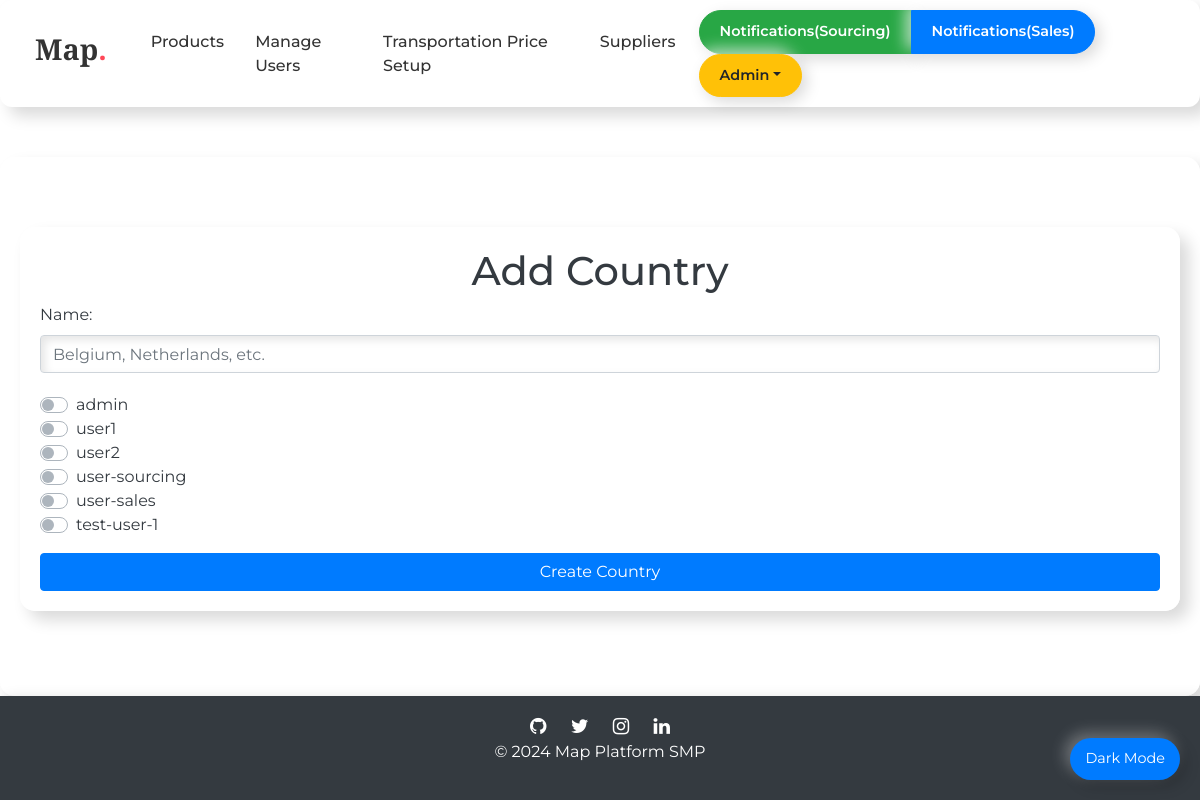
The app's page /country/create/ (signed in) with its own data.
### accounts/models.py (models this page shows, shortened)
class User(AbstractBaseUser, PermissionsMixin):
    email = models.EmailField(max_length=255, unique=True)
    username = models.CharField(max_length=25, unique=True)
    is_active = models.BooleanField(default=True)
    is_staff = models.BooleanField(default=False)
    team = models.CharField(choices=(
        ('sourcing', 'Sourcing'),
        ('sales', 'Sales'),
    ), default='sourcing', max_length=10)
    objects = UserManager()
    countries = models.ManyToManyField(Countries, related_name='users')
    USERNAME_FIELD = 'username'

### countries/views.py (the view, shortened to what this page needs)
# urls.py: path('country/create/', views.CountryCreateView.as_view(), name='country_create'),
class CountryCreateView(View):
    def get(self, request):
        if not request.user.is_authenticated:
            print("Not Logged In")
            return redirect("accounts:login")
        users = User.objects.all()
        return render(request, "countries/country/create.html", {
            "users": users,
        })

### templates/countries/country/create.html (shortened to what this page needs)
{% extends 'base.html' %}
{% block body %}
<div class="container">
    <h1 class="text-center">Add Country</h1>
    <form action="" method="post">{% csrf_token %}
        <div class="form-group">
            <label for="input_name">Name:</label>
            <input type="text" class="form-control" name="name" id="input_name" placeholder="Belgium, Netherlands, etc." required>
        </div>
        <div class="form-group">
            {% for user in users %}
            <div class="custom-control custom-switch">
                <label class="custom-control-label" for="customSwitch{{user.id}}">{{user.username}}</label>
              </div>
            {% endfor %}
        </div>
        <button class="btn btn-primary col-12" type="submit">Create Country</button>
    </form>
</div>
{% endblock body %}

### templates/base.html (shortened to what this page needs)
<!DOCTYPE html>
<html lang="en">
  {% load static %}
  <head>
    <link rel="stylesheet" href="https://cdn.jsdelivr.net/npm/bootstrap@4.5.3/dist/css/bootstrap.min.css">
    <link rel="stylesheet" href="https://cdnjs.cloudflare.com/ajax/libs/font-awesome/4.7.0/css/font-awesome.min.css">
    <link rel="stylesheet" href="https://cdnjs.cloudflare.com/ajax/libs/jsoneditor/9.10.0/jsoneditor.min.css" />
  </head>
  <body>
    <nav class="navbar navbar-expand-lg">
      <div class="container-fluid">
        <a class="navbar-brand" href="/"><h3>Map<span>.</span></h3></a>
        <div class="collapse navbar-collapse" id="navbarSupportedContent">
          <ul class="navbar-nav ml-auto">
            {% if request.user.is_superuser %}
            <li class="nav-item">
              <a class="nav-link" href="{% url 'products:list' %}">Products</a>
            </li>
            <li class="nav-item">
              <a class="nav-link" href="{% url 'accounts:list' %}">Manage Users</a>
            </li>
            <li class="nav-item">
              <a class="nav-link" href="{% url 'countries:transportation_setup' %}">Transportation Price Setup</a>
            </li>
            {% endif %}
            <li class="nav-item">
              <a class="nav-link" href="{% url 'suppliers:list' %}">Suppliers</a>
            </li>
          </ul>
          <div class="form-inline my-2 my-lg-0">
            <div class="btn-group mr-2">
              {% if request.user.is_superuser %}
              <a class="btn btn-success btn-custom" href="{% url 'notifications:source_list' %}">Notifications(Sourcing)</a>
              <a class="btn btn-primary btn-custom" href="{% url 'notifications:sales_list' %}">Notifications(Sales)</a>
              {% elif request.user.team == 'sourcing' %}
              <a class="btn btn-success btn-custom" href="{% url 'notifications:source_list' %}">Notifications(Source)</a>
              {% elif request.user.team == 'sales' %}
              <a class="btn btn-primary btn-custom" href="{% url 'notifications:sales_list' %}">Notifications(Sales)</a>
              {% endif %}
            </div>
            <div class="btn-group">
              <button type="button" class="btn btn-warning btn-custom dropdown-toggle" data-toggle="dropdown">{{ request.user.username.title }}</button>
            </div>
          </div>
        </div>
      </div>
    </nav>
    <div class="container">
      {% block body %}
      {% endblock body %}
    </div>
    <footer>
      <div class="footer-icons">
        <a href="https://github.com" class="fa fa-github"></a>
        <a href="https://twitter.com" class="fa fa-twitter"></a>
        <a href="https://instagram.com" class="fa fa-instagram"></a>
        <a href="https://linkedin.com" class="fa fa-linkedin"></a>
      </div>
      <p>&copy; 2024 Map Platform SMP</p>
    </footer>
    <div class="dark-mode-toggle" onclick="toggleDarkMode()">Dark Mode</div>
  </body>
</html>

### templates/base.html (style rules this page uses)
html, body { height: 100%; display: flex; flex-direction: column; }
body { background: url('https://source.unsplash.com/1600x900/?abstract') no-repeat center center fixed; background-size: cover; font-family: 'Montserrat', sans-serif; color: #343a40; background-blend-mode: overlay; background-color: rgba(255, 255, 255, 0.85); }
.navbar { background-color: #ffffff; box-shadow: 9px 9px 16px rgba(0, 0, 0, 0.15), -9px -9px 16px rgba(255, 255, 255, 0.7); padding: 10px 20px; border-radius: 12px; transition: background-color 0.5s ease; }
.navbar-brand h3 { font-weight: bold; font-size: 1.8rem; color: #333333; margin-right: 20px; font-family: 'Playfair Display', serif; }
.navbar-brand span { color: #ff4757; }
.nav-link { color: #333333; font-size: 1rem; font-weight: 500; margin-right: 15px; transition: color 0.3s ease; }
.btn-custom { border-radius: 50px; padding: 10px 20px; font-size: 0.9rem; font-weight: 600; transition: all 0.3s ease; box-shadow: 5px 5px 15px rgba(0, 0, 0, 0.15), -5px -5px 15px rgba(255, 255, 255, 0.7); }
input, select, textarea { border-radius: 10px; border: none; padding: 15px; width: 100%; margin-bottom: 20px; box-shadow: inset 4px 4px 8px rgba(0, 0, 0, 0.1), inset -4px -4px 8px rgba(255, 255, 255, 0.7); background-color: #e0e0e0; transition: box-shadow 0.3s ease; }
.container { margin-top: 50px; max-width: 100%; padding: 20px; background-color: rgba(255, 255, 255, 0.95); border-radius: 15px; box-shadow: 9px 9px 16px rgba(0, 0, 0, 0.15), -9px -9px 16px rgba(255, 255, 255, 0.7); flex: 1; }
footer { background-color: #343a40; color: #fff; padding: 20px; text-align: center; width: 100%; margin-top: auto; box-shadow: 5px 5px 15px rgba(0, 0, 0, 0.2), -5px -5px 15px rgba(255, 255, 255, 0.3); }
.footer-icons a { color: #fff; margin: 0 10px; font-size: 1.2rem; transition: color 0.3s ease; }
.dark-mode-toggle { position: fixed; bottom: 20px; right: 20px; background-color: #007bff; color: white; padding: 10px 15px; border-radius: 50px; font-size: 0.9rem; cursor: pointer; transition: all 0.3s ease; box-shadow: 5px 5px 15px rgba(0, 0, 0, 0.2), -5px -5px 15px rgba(255, 255, 255, 0.3); }

### records on screen
User: user.username "Admin", username "admin"
User: username "user1"
User: username "user2"
User: username "user-sourcing"
User: username "user-sales"
User: username "test-user-1"
